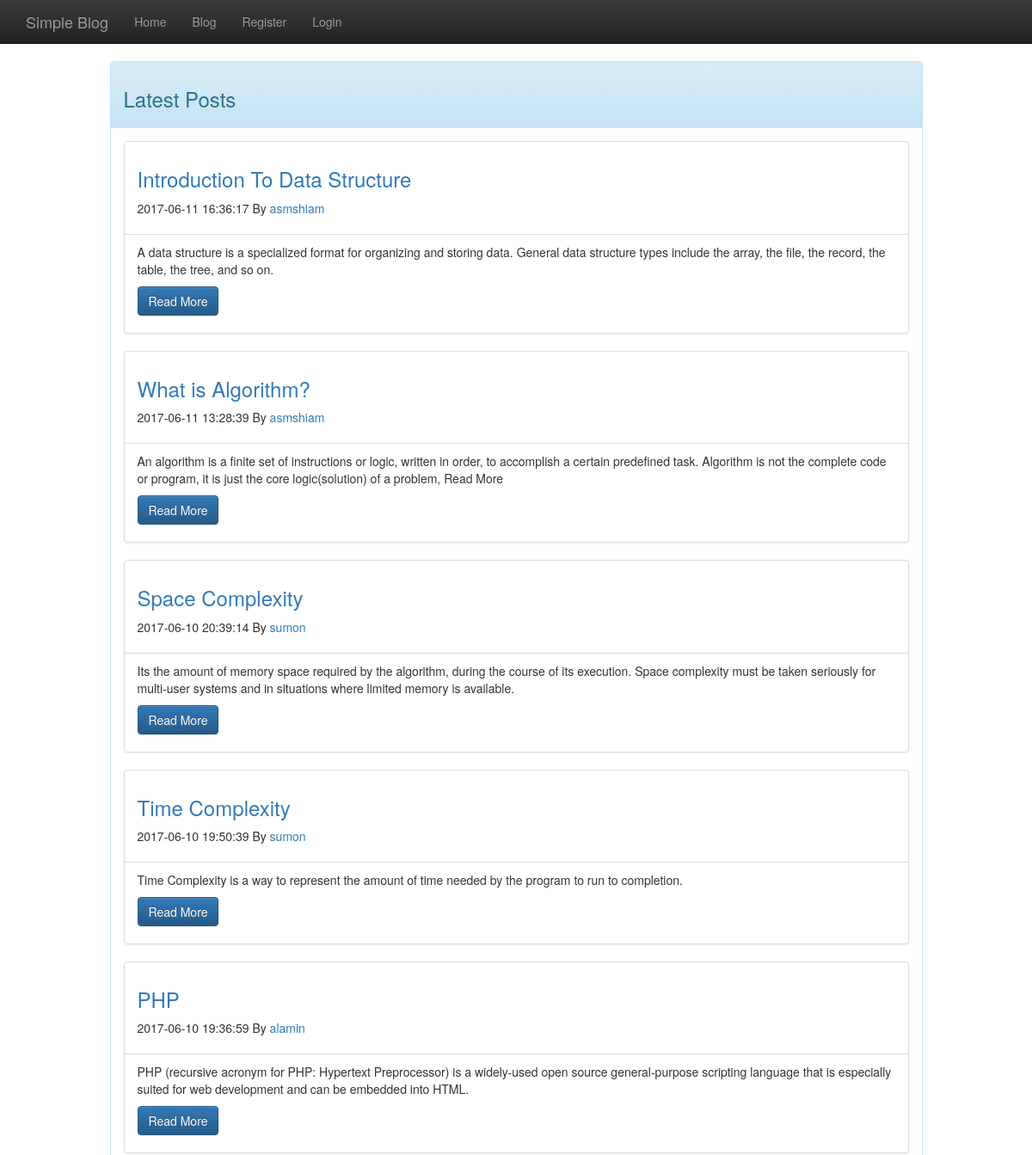
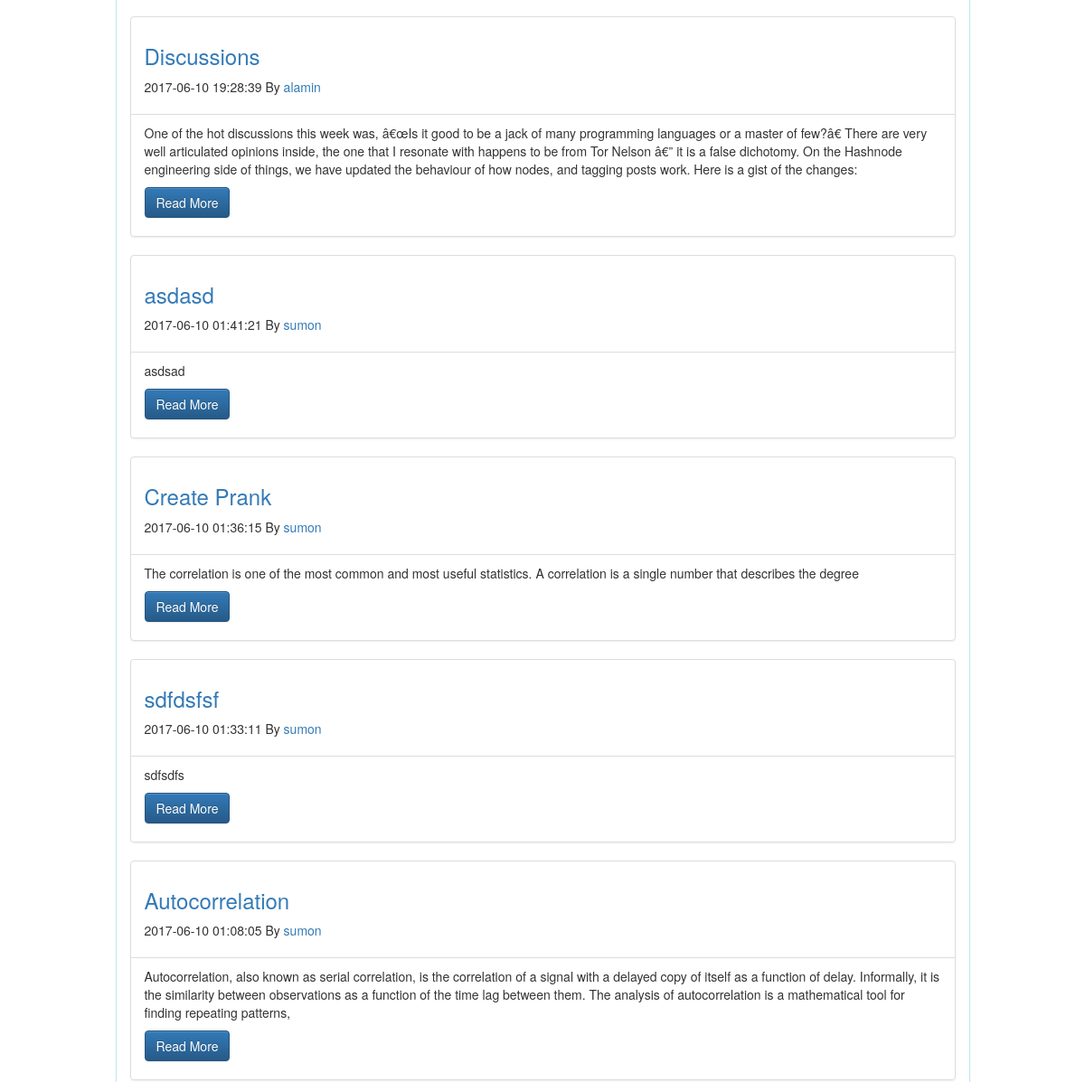
Before: /?controller=posts&action=index (upper part) with the older database file (2 pictures, top to bottom).
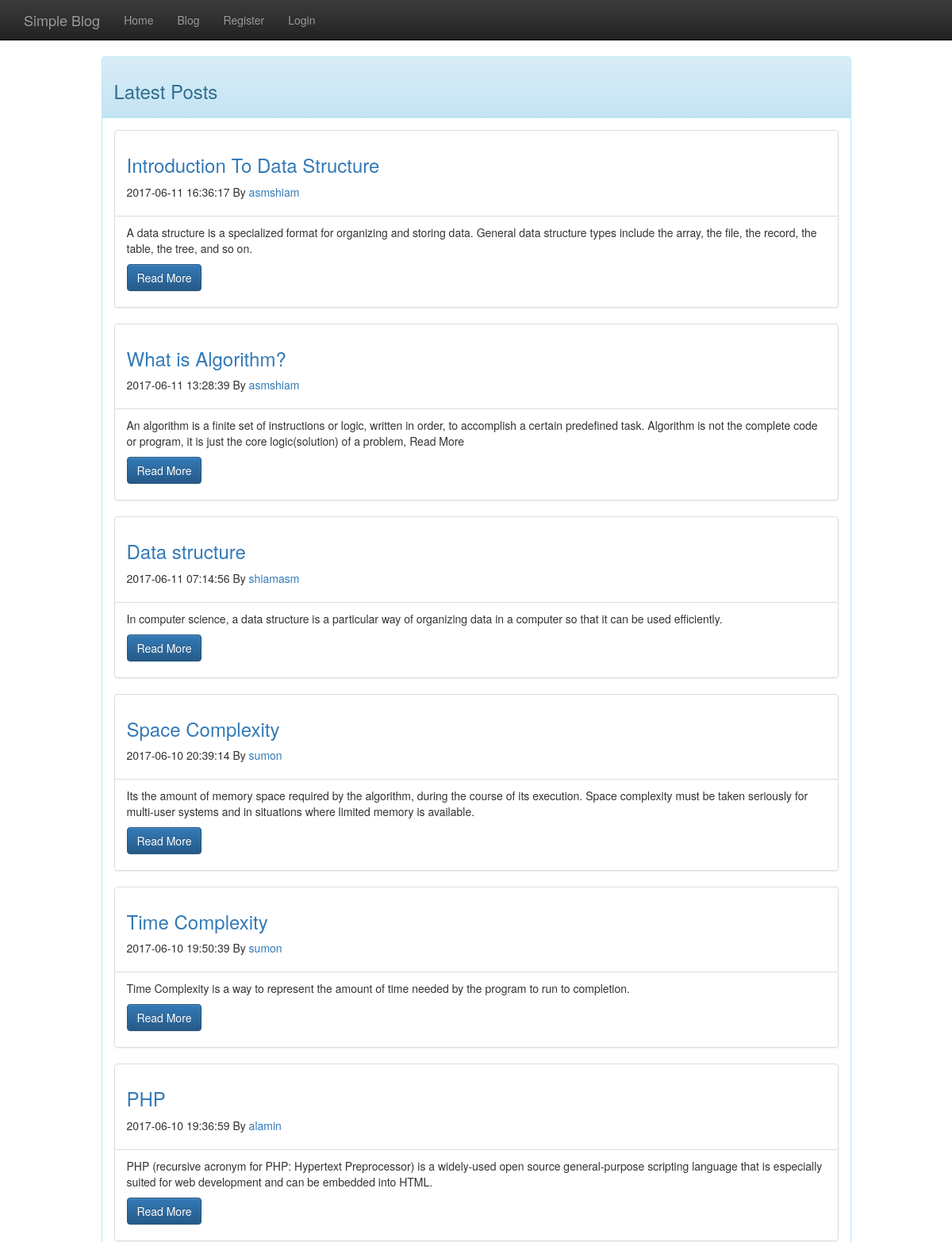
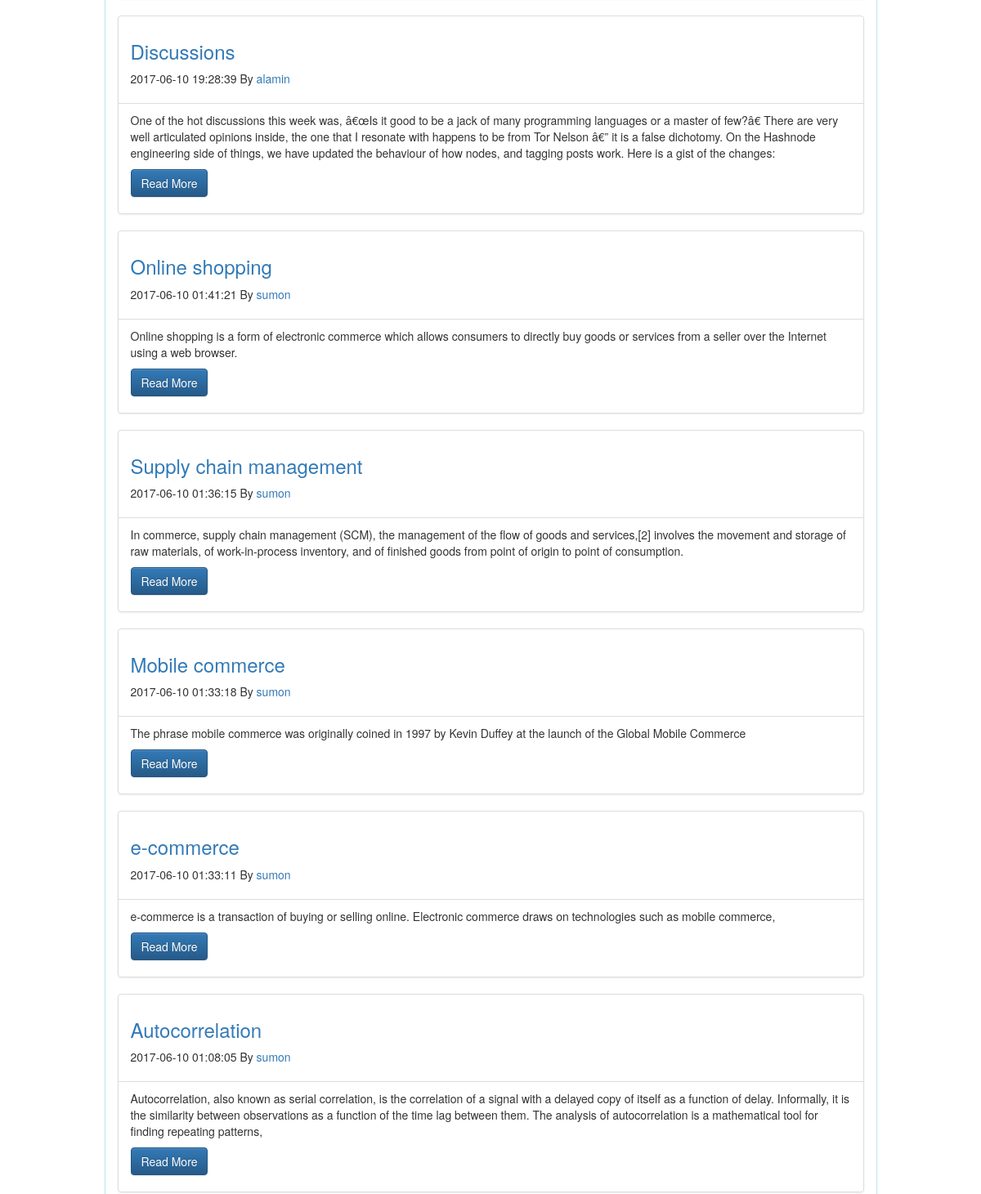
After: the same page with the newer database file (2 pictures, top to bottom).
### tables this page shows
CREATE TABLE `posts` (
  `id` int(11) NOT NULL,
  `user_id` int(45) NOT NULL,
  `title` text NOT NULL,
  `content` text NOT NULL,
  `description` text NOT NULL,
  `active` int(50) NOT NULL,
  `created_date` datetime NOT NULL
);

CREATE TABLE `user` (
  `user_id` int(11) NOT NULL,
  `user_name` varchar(45) NOT NULL,
  `email` varchar(45) NOT NULL,
  `password` varchar(45) NOT NULL,
  `created_date` datetime NOT NULL
);

### controllers/posts_controller.php (called while the page is built, shortened)
<?php
  class PostsController {
    public function index() {
      $posts = Model::all();
      require_once('views/posts/index.php');
    }
  }
?>

### index.php (called while the page is built, shortened)
<?php
  require_once('views/layout.php');
?>

### models/model.php (called while the page is built, shortened)
<?php
  class Model {
    public static function all() {
       $db = mysqli_connect("localhost", "root", "", "simple_blog");
       $result =mysqli_query($db,'SELECT * FROM posts WHERE active=1 ORDER BY created_date DESC');
     if (mysqli_num_rows($result) == 0) {
        $message="There is no posts available";
    }
    else {
    return $result;
      }
    }
       public static function GetuserNameByPostUserId($userid) {
       $db = mysqli_connect("localhost", "root", "", "simple_blog");
       $result =mysqli_query($db,"SELECT user_name FROM user WHERE user_id='$userid'");
     if (mysqli_num_rows($result) == 0) {
        $message="There is no posts available";
    }
    else {
      $row=mysqli_fetch_array($result);
    return $row;
      }
    }
  }
?>

### views/posts/index.php (the view, shortened to what this page needs)
<?php include 'header.php'; ?>
<div class="container">
<div class="row">
<div class="col-md-10 col-md-offset-1">
<div class="panel panel-info">
  <div class="panel-heading">
    <h3>Latest Posts</h3>
  </div>
  <div class="panel-body">
 <div class="">
 <?php
 if (isset($_SESSION['allposts'])) {
  while($post=mysqli_fetch_array($posts)) {
    $userid=$post['user_id'];
    $Getusername=Model::GetuserNameByPostUserId($userid);
    ?>
    <div class="list-group">
    <div class="list-group-item">
      <h3><a href="?controller=posts&action=show&id=<?php echo $post['id']; ?>">  <h3><?php echo $post['title']; ?></h3></a>
              </h3>
      <p><?php echo $post['created_date']; ?> By <a href="#"><?php echo $Getusername[0]; ?></a></p>
    </div>
    <div class="list-group-item">
      <article>
        <p><?php echo $post['content']; ?></p>
   <p> <a href='?controller=posts&action=show&id=<?php echo $post['id']; ?>' class="btn btn-primary">Read More</a></p>
      </article>
    </div>
  </div>
<?php } }
else{
 echo "<div class='alert alert-info'>
  <strong>Opps!</strong> There is no post available.
</div>";
}
?>
</div>
  </div>
</div>
</div>
</div>
</div>

Changed rows visible on the page:
added posts: title "Data structure", created_date "2017-06-11 07:14:56", user.user_name "shiamasm", content "In computer science, a data structure is a particular way of organizing data in a computer so that it can be used efficiently."
changed posts: title "asdasd" → "Online shopping"; content "asdsad" → "Online shopping is a form of electronic commerce which allows consumers to directly buy goods or services from a seller over the Internet using a web browser."
changed posts: title "Create Prank" → "Supply chain management"; content "The correlation is one of the most common and most useful statistics. A correlation is a single number that describes the degree" → "In commerce, supply chain management (SCM), the management of the flow of goods and services,[2] involves the movement and storage of raw materials, of work-in-process inventory, and of finished goods from point of origin to point of consumption."
now on this page (row edited): posts: title "Mobile commerce", created_date "2017-06-10 01:33:18", user.user_name "sumon", content "The phrase mobile commerce was originally coined in 1997 by Kevin Duffey at the launch of the Global Mobile Commerce"
changed posts: title "sdfdsfsf" → "e-commerce"; content "sdfsdfs" → "e-commerce is a transaction of buying or selling online. Electronic commerce draws on technologies such as mobile commerce,"
